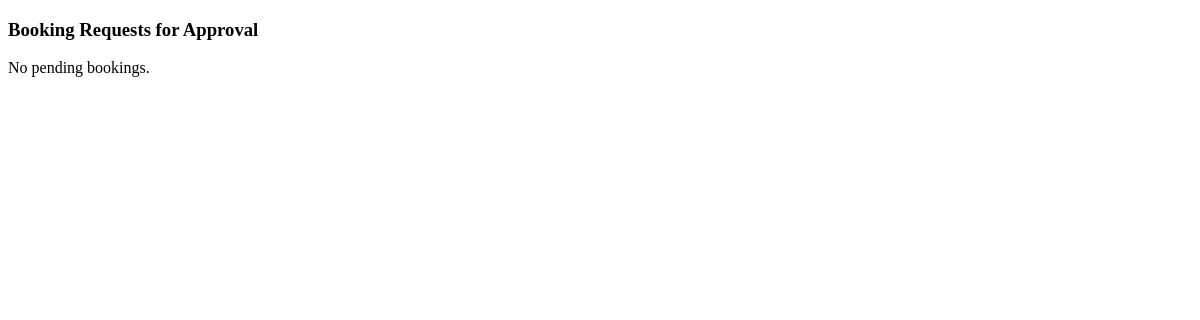
The page /user_a_dir/a_dir_approval.php on the database as committed earlier.
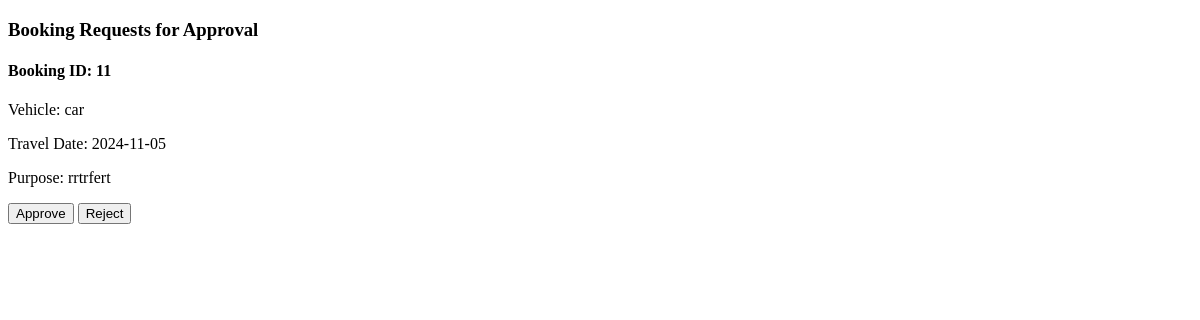
The same page on the database as committed later.
### tables this page shows
CREATE TABLE `bookings` (
  `id` int(11) NOT NULL,
  `vehicle` varchar(255) NOT NULL,
  `travel_date` date NOT NULL,
  `purpose` text NOT NULL,
  `num_people` int(11) NOT NULL,
  `num_days` int(11) NOT NULL,
  `pickup_from` varchar(255) NOT NULL,
  `pickup_time` time NOT NULL,
  `drop_to` varchar(255) NOT NULL,
  `drop_time` time NOT NULL,
  `created_at` timestamp NOT NULL DEFAULT current_timestamp(),
  `booking_status` varchar(255) NOT NULL
);

### user_a_dir/a_dir_approval.php (the view, shortened to what this page needs)
<?php
include('../db.php');
$sql = "SELECT * FROM bookings WHERE booking_status = 'hod_approved'";
$result = $conn->query($sql);
?>
<!DOCTYPE html>
<html lang="en">
<head>
</head>
<body>
    <section class="board">
        <div class="board-header">
            <h3>Booking Requests for Approval</h3>
        </div>
        <div class="grid-container">
            <?php if ($result->num_rows > 0): ?>
                <?php while ($row = $result->fetch_assoc()): ?>
                    <div class="grid-item">
                        <h4>Booking ID: <?= htmlspecialchars($row['id']) ?></h4>
                        <p>Vehicle: <?= htmlspecialchars($row['vehicle']) ?></p>
                        <p>Travel Date: <?= htmlspecialchars($row['travel_date']) ?></p>
                        <p>Purpose: <?= htmlspecialchars($row['purpose']) ?></p>
                        <form method="POST">
                            <button type="submit" name="action" value="approve">Approve</button>
                            <button type="submit" name="action" value="reject">Reject</button>
                        </form>
                    </div>
                <?php endwhile; ?>
            <?php else: ?>
                <p>No pending bookings.</p>
            <?php endif; ?>
        </div>
    </section>
</body>
</html>

Rows that differ between the two databases and show on the page:
added bookings: id "11", vehicle "car", travel_date "2024-11-05", purpose "rrtrfert"
Other text that changed with them:
text no longer shown: "No pending bookings."
